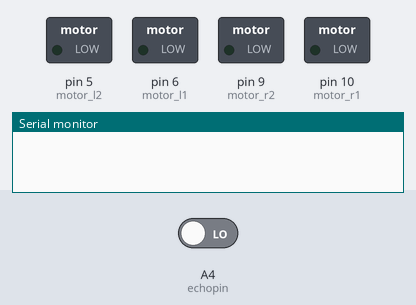
This sketch was run on a simulated Arduino Uno, built with avr-gcc and run on an emulated ATmega328P. Shown: switched loads named in the sketch (green lamp = pin HIGH), the last lines printed to the serial monitor. Inputs (shaded band) come from the test bench; at power-on: A4 (echopin) LOW. Pins used as bus, display or sensor lines are not drawn.

Above: at 1.05 s.
At 2.35 s:
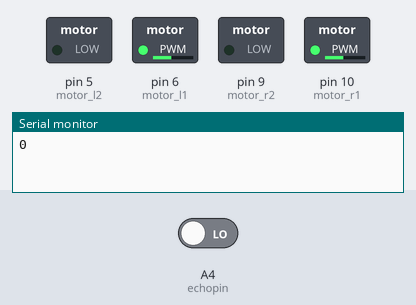
At 3.4 s:
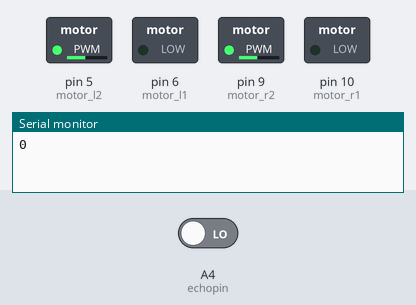
At 4.05 s:
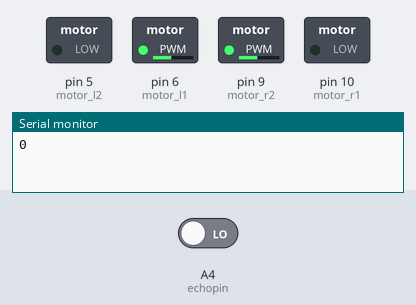
Timing chart, 0 to 8.0 s (numbered marks = the images above):
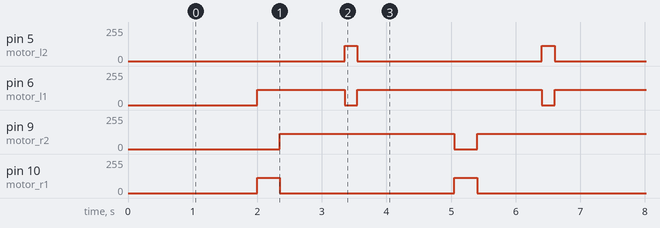

Measured:
- by itself, pin 5 (motor_l2): alternates 115/255 for 0.20 s and 0/255 for 2.9 s
- by itself, pin 6 (motor_l1): repeats every 3.1 s: 0/255 0.20 s, 115/255 2.9 s
- by itself, pin 9 (motor_r2): alternates 115/255 for 2.7 s and 0/255 for 0.35 s
- by itself, pin 10 (motor_r1): alternates 115/255 for 0.35 s and 0/255 for 2.7 s

The sketch:

stepperIdea.ino
```cpp
//Replace fan 2 with stepper

#define echopin A4 // echo pin
#define trigpin A5 // Trigger pin


int motor_r2 = 9;
int motor_r1 = 10;

int motor_l2 = 5;
int motor_l1 = 6;


int speed = 115;

int  frontdist;
long duration;

int setdist= 10;

int L_S = A0; //sincer L
int R_S = A1; //sincer R


void setup(){

 pinMode(motor_l1, OUTPUT);
 pinMode(motor_l2, OUTPUT);

 pinMode(motor_r1, OUTPUT);
 pinMode(motor_r2, OUTPUT);

 pinMode (trigpin, OUTPUT);
 pinMode (echopin, INPUT);

 pinMode(L_S, INPUT);
 pinMode(R_S, INPUT);

 Serial.begin(9600);
 delay(1000);
 }

void loop(){
frontdist = data();
Serial.println(frontdist);

if(frontdist>setdist){
if ((digitalRead(L_S) == 0)&&(digitalRead(R_S) == 0)){forword();}
if ((digitalRead(L_S) == 0)&&(digitalRead(R_S) == 1)){turnRight();}
if ((digitalRead(L_S) == 1)&&(digitalRead(R_S) == 0)){turnLeft();}
}else{

turnLeft();
delay(350);
forword();
delay(1000);
turnRight();
delay(200);
forword();
delay(500);

}

}

long data(){
 digitalWrite(trigpin,LOW);
 delayMicroseconds(2);
 digitalWrite(trigpin,HIGH);
 delayMicroseconds(10);
 duration=pulseIn (echopin,HIGH);
 return duration / 29 / 2;
}

void stop(){
 analogWrite(motor_l1, 0);
 analogWrite(motor_l2, 0);
 analogWrite(motor_r1, 0);
 analogWrite(motor_r2, 0);
}

void forword(){
 analogWrite(motor_l1, speed);
 analogWrite(motor_l2, 0);
 analogWrite(motor_r1, 0);
 analogWrite(motor_r2, speed);
}

void backword(){
 analogWrite(motor_l1, 0);
 analogWrite(motor_l2, speed);
 analogWrite(motor_r1, speed);
 analogWrite(motor_r2, 0);
}


void turnRight(){
analogWrite(motor_l1, 0);
analogWrite(motor_l2, speed);
analogWrite(motor_r1, 0);
analogWrite(motor_r2, speed);
}

void turnLeft(){
analogWrite(motor_l1, speed);
analogWrite(motor_l2, 0);
analogWrite(motor_r1, speed);
analogWrite(motor_r2, 0);
}
```
